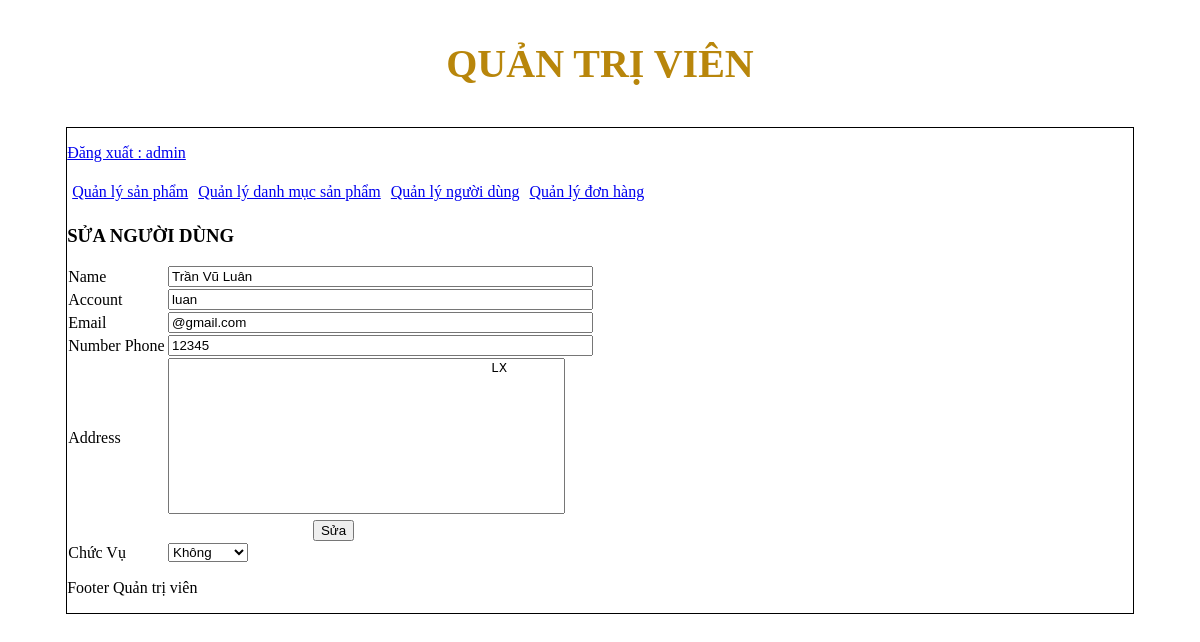
Page /admincp/index.php?action=quanlynguoidung&query=sua&idnguoidung=5 (signed in) on the committed database.
### tables this page shows
CREATE TABLE `tbl_dangky` (
  `id_khachhang` int(11) NOT NULL,
  `hovaten` varchar(250) NOT NULL,
  `taikhoan` varchar(100) NOT NULL,
  `matkhau` varchar(100) NOT NULL,
  `sodienthoai` int(11) NOT NULL,
  `email` varchar(100) NOT NULL,
  `diachi` text NOT NULL,
  `chucvu` int(11) NOT NULL
);

### admincp/modules/quanlynguoidung/sua.php (the view, shortened to what this page needs)
<?php
	$sql_nguoidung="SELECT * FROM tbl_dangky WHERE id_khachhang='$_GET[idnguoidung]' LIMIT 1";
	$querynd=mysqli_query($connect,$sql_nguoidung);
?>
<h3>SỬA NGƯỜI DÙNG</h3>
<form action="modules/quanlynguoidung/xuly.php?idnguoidung=<?php echo $_GET['idnguoidung'] ?>" method="POST" enctype="multipart/form-data">
<table   width="50%" style="border-collapse: collapse;">
	<?php
	 	while($nguoidung =mysqli_fetch_array($querynd)){
	?>
	<tr>
		<td>Name</td>
		<td><input type="text" size="50" name="hovatens"	value="<?php echo $nguoidung['hovaten']?>"></td>
	</tr>
    <tr>
		<td>Account</td>
		<td><input type="text" size="50" name="taikhoans" value="<?php echo $nguoidung['taikhoan']?>"></td>
	</tr>
	<tr>
		<td>Email</td>
		<td><input type="text" size="50" name="emails" value="<?php echo $nguoidung['email']?>">		</td>
	</tr>
	<tr>
		<td>Number Phone</td>
		<td><input type="text" size="50" name="dienthoais" value="<?php echo $nguoidung['sodienthoai']?>">	</td>
	</tr>
	<tr>
		<td>Address</td>
		<td><textarea name="diachis"  cols="47" rows="10" style="resize: none;">
					<?php echo $nguoidung['diachi']?>
			</textarea></td>
	</tr>
	<tr>
		<td colspan="2" style="text-align: center;"><input type="submit" name="suanguoidung" value="Sửa"></td>
	</tr>
	<tr>
		<td>Chức Vụ </td>
			<td>
			<select name="chucvus">
				<?php
						if($nguoidung['chucvu']==1){
				?>
					<option value="1" selected> Bán hàng</option>
					<option value="0">Không</option>
				<?php
						}else{
				?>
					<option value="0" selected>Không</option>
				<?php
						}
				?>
			</select>
			</td>
	</tr>
</table>
</form>
<?php
	 }
	?>

### rows in the picture
tbl_dangky: hovatens "Trần Vũ Luân", taikhoans "luan", emails "@gmail.com", dienthoais "12345", diachis "LX", chucvus "Không"

### other values in the picture
$_SESSION['dangnhap'] "admin"
